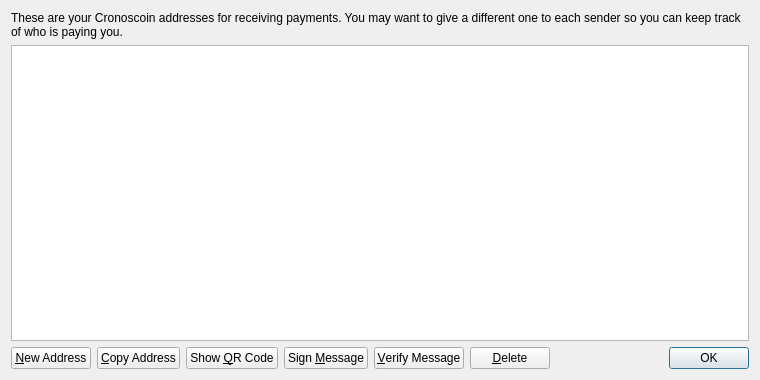
<?xml version="1.0" encoding="UTF-8"?>
<ui version="4.0">
 <class>AddressBookPage</class>
 <widget class="QWidget" name="AddressBookPage">
  <property name="geometry">
   <rect>
    <x>0</x>
    <y>0</y>
    <width>760</width>
    <height>380</height>
   </rect>
  </property>
  <property name="windowTitle">
   <string>Address Book</string>
  </property>
  <layout class="QVBoxLayout" name="verticalLayout">
   <item>
    <widget class="QLabel" name="labelExplanation">
     <property name="text">
      <string>These are your Cronoscoin addresses for receiving payments. You may want to give a different one to each sender so you can keep track of who is paying you.</string>
     </property>
     <property name="textFormat">
      <enum>Qt::PlainText</enum>
     </property>
     <property name="wordWrap">
      <bool>true</bool>
     </property>
    </widget>
   </item>
   <item>
    <widget class="QTableView" name="tableView">
     <property name="contextMenuPolicy">
      <enum>Qt::CustomContextMenu</enum>
     </property>
     <property name="toolTip">
      <string>Double-click to edit address or label</string>
     </property>
     <property name="tabKeyNavigation">
      <bool>false</bool>
     </property>
     <property name="alternatingRowColors">
      <bool>true</bool>
     </property>
     <property name="selectionMode">
      <enum>QAbstractItemView::SingleSelection</enum>
     </property>
     <property name="selectionBehavior">
      <enum>QAbstractItemView::SelectRows</enum>
     </property>
     <property name="sortingEnabled">
      <bool>true</bool>
     </property>
     <attribute name="verticalHeaderVisible">
      <bool>false</bool>
     </attribute>
    </widget>
   </item>
   <item>
    <layout class="QHBoxLayout" name="horizontalLayout">
     <item>
      <widget class="QPushButton" name="newAddressButton">
       <property name="toolTip">
        <string>Create a new address</string>
       </property>
       <property name="text">
        <string>&amp;New Address</string>
       </property>
       <property name="icon">
        <iconset resource="../bitcoin.qrc">
         <normaloff>:/icons/add</normaloff>:/icons/add</iconset>
       </property>
      </widget>
     </item>
     <item>
      <widget class="QPushButton" name="copyToClipboard">
       <property name="toolTip">
        <string>Copy the currently selected address to the system clipboard</string>
       </property>
       <property name="text">
        <string>&amp;Copy Address</string>
       </property>
       <property name="icon">
        <iconset resource="../bitcoin.qrc">
         <normaloff>:/icons/editcopy</normaloff>:/icons/editcopy</iconset>
       </property>
      </widget>
     </item>
     <item>
      <widget class="QPushButton" name="showQRCode">
       <property name="text">
        <string>Show &amp;QR Code</string>
       </property>
       <property name="icon">
        <iconset resource="../bitcoin.qrc">
         <normaloff>:/icons/qrcode</normaloff>:/icons/qrcode</iconset>
       </property>
      </widget>
     </item>
     <item>
      <widget class="QPushButton" name="signMessage">
       <property name="toolTip">
        <string>Sign a message to prove you own a Cronoscoin address</string>
       </property>
       <property name="text">
        <string>Sign &amp;Message</string>
       </property>
       <property name="icon">
        <iconset resource="../bitcoin.qrc">
         <normaloff>:/icons/edit</normaloff>:/icons/edit</iconset>
       </property>
      </widget>
     </item>
     <item>
      <widget class="QPushButton" name="verifyMessage">
       <property name="toolTip">
        <string>Verify a message to ensure it was signed with a specified Cronoscoin address</string>
       </property>
       <property name="text">
        <string>&amp;Verify Message</string>
       </property>
       <property name="icon">
        <iconset resource="../bitcoin.qrc">
         <normaloff>:/icons/transaction_0</normaloff>:/icons/transaction_0</iconset>
       </property>
      </widget>
     </item>
     <item>
      <widget class="QPushButton" name="deleteButton">
       <property name="toolTip">
        <string>Delete the currently selected address from the list</string>
       </property>
       <property name="text">
        <string>&amp;Delete</string>
       </property>
       <property name="icon">
        <iconset resource="../bitcoin.qrc">
         <normaloff>:/icons/remove</normaloff>:/icons/remove</iconset>
       </property>
      </widget>
     </item>
     <item>
      <spacer name="horizontalSpacer">
       <property name="orientation">
        <enum>Qt::Horizontal</enum>
       </property>
       <property name="sizeHint" stdset="0">
        <size>
         <width>40</width>
         <height>20</height>
        </size>
       </property>
      </spacer>
     </item>
     <item>
      <widget class="QDialogButtonBox" name="buttonBox">
       <property name="sizePolicy">
        <sizepolicy hsizetype="Maximum" vsizetype="Fixed">
         <horstretch>0</horstretch>
         <verstretch>0</verstretch>
        </sizepolicy>
       </property>
       <property name="standardButtons">
        <set>QDialogButtonBox::Ok</set>
       </property>
      </widget>
     </item>
    </layout>
   </item>
  </layout>
 </widget>
 <resources>
  <include location="../bitcoin.qrc"/>
 </resources>
 <connections/>
</ui>
